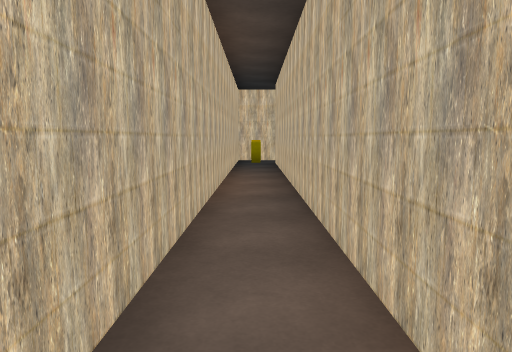
View 1 (above)

16 first-person views from a walk through a Unity game level. The camera is 1.3 m above the floor, tilts 6° down and sees 70° across. The floor is counted in squares, 2 m on a side. Each view is taken from the middle of a square. On the plan, view 1 faces up. The plan holds only what a view shows up to about 11 squares ahead; the rest is blank. The place goes on beyond the plan. The player is left out.

View 2
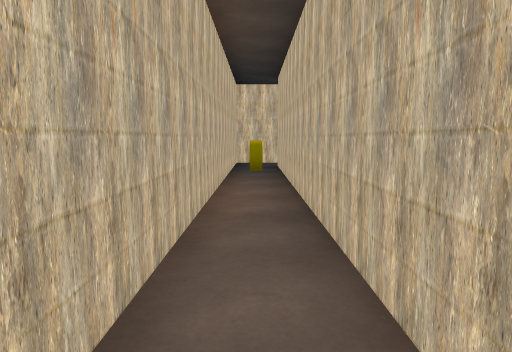

View 3
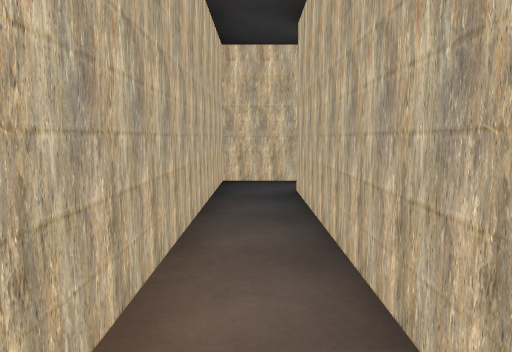

View 4
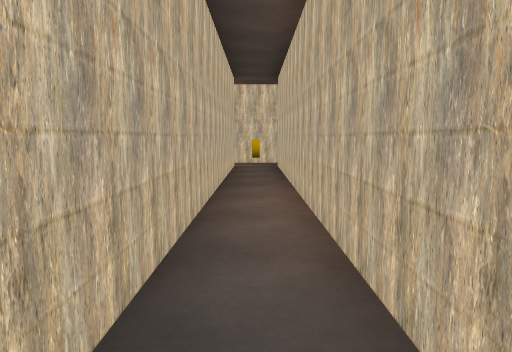

View 5
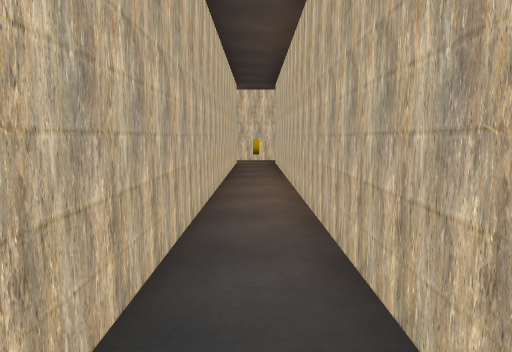

View 6
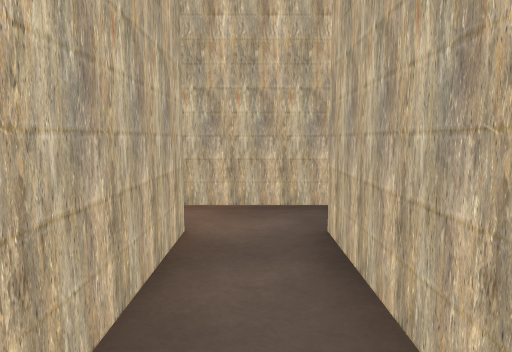

View 7
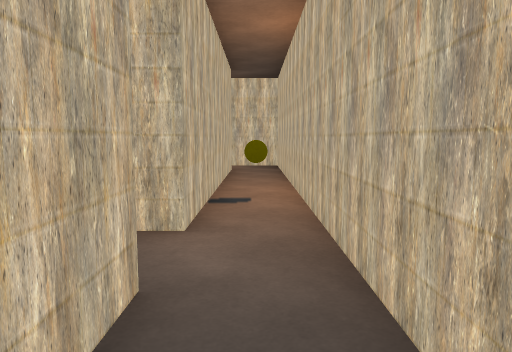

View 8
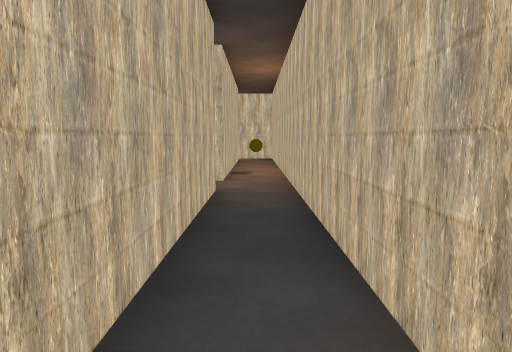

View 9
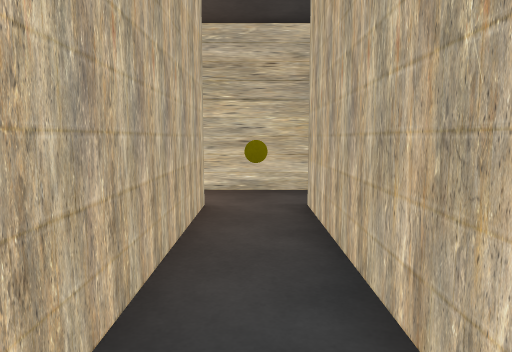

View 10
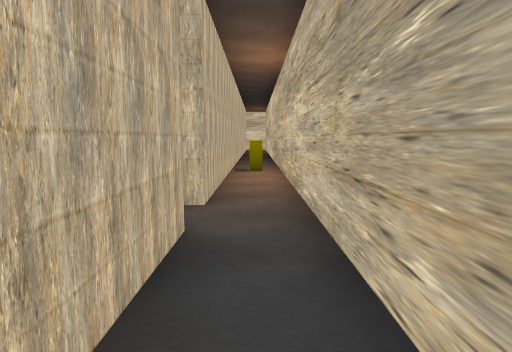

View 11
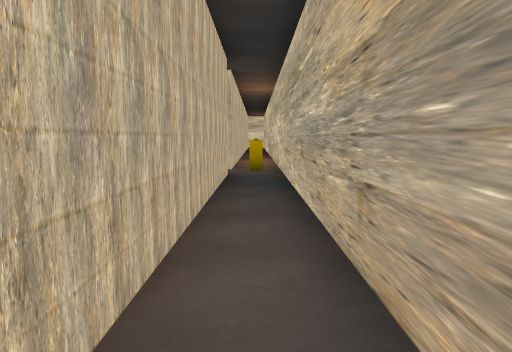

View 12
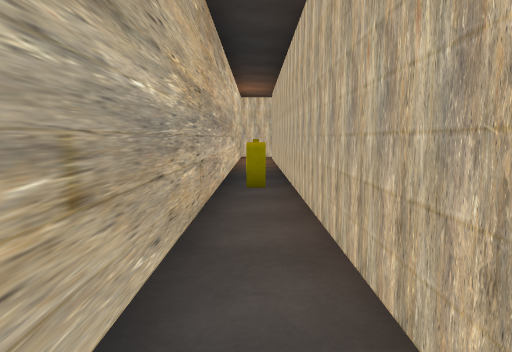

View 13
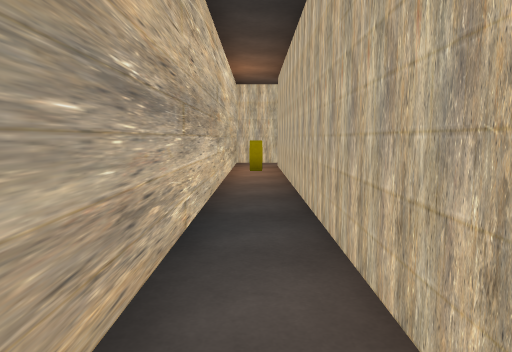

View 14
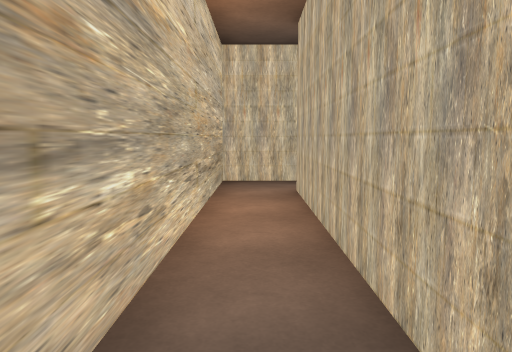

View 15
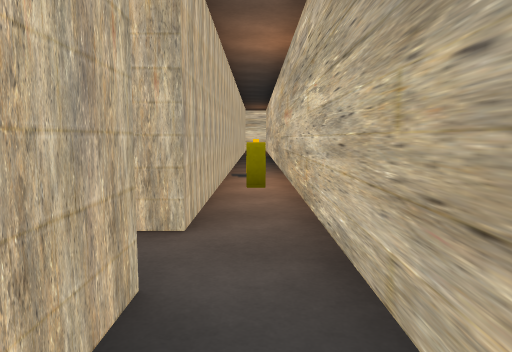

View 16
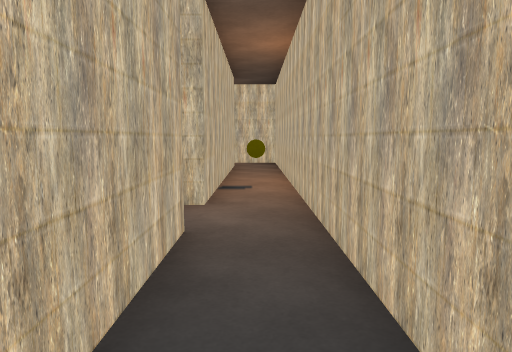

### Floor plan
Points are (right, up) in squares from view 1. A wall is a line through its corners. A room is listed if a view was taken in it or the views show most of it. See-through windows are left out.
Room 1 (views 1, 2, 3, 4, 5, 6)
walls: (-0.5, -0.5) (5.5, -0.5); (5.5, 0.5) (0.5, 0.5) (0.5, 9.5); (0.6, 10.5) (-0.5, 10.5) (-0.5, 0.5)
ways out: opening at (-1, 0) to room 2; opening at (1, 10); opening at (6, 0)
objects: other object (0, 4); other object (2, 0)
Room 2 (views 7, 8, 9, 10, 11, 12, 13, 14, 15, 16)
walls: (-0.5, 0.5) (-5.5, 0.5) (-5.5, 13.5); (-5.5, -5.5) (-5.5, -0.5) (-0.5, -0.5); (-5.4, 14.5) (-6.5, 14.5) (-6.5, -5.4)
ways out: opening at (-1, 0) to room 1; opening at (-5, 14)
objects: other object (-6, -4); other object (-6, 0); other object (-6, 4); other object (-6, 8)

Positions as (right, up) in squares from view 1, and headings:
1: (0, 0), facing up
2: (0, 1), facing up
3: (0, 5), facing up
4: (0, 9), facing down
5: (0, 10), facing down
6: (0, 3), facing down
7: (-2, 0), facing right
8: (-5, 0), facing right
9: (-2, 0), facing left
10: (-6, 3), facing down
11: (-6, 7), facing down
12: (-6, 2), facing up
13: (-6, 5), facing up
14: (-6, 9), facing up
15: (-6, 2), facing down
16: (-3, 0), facing right
